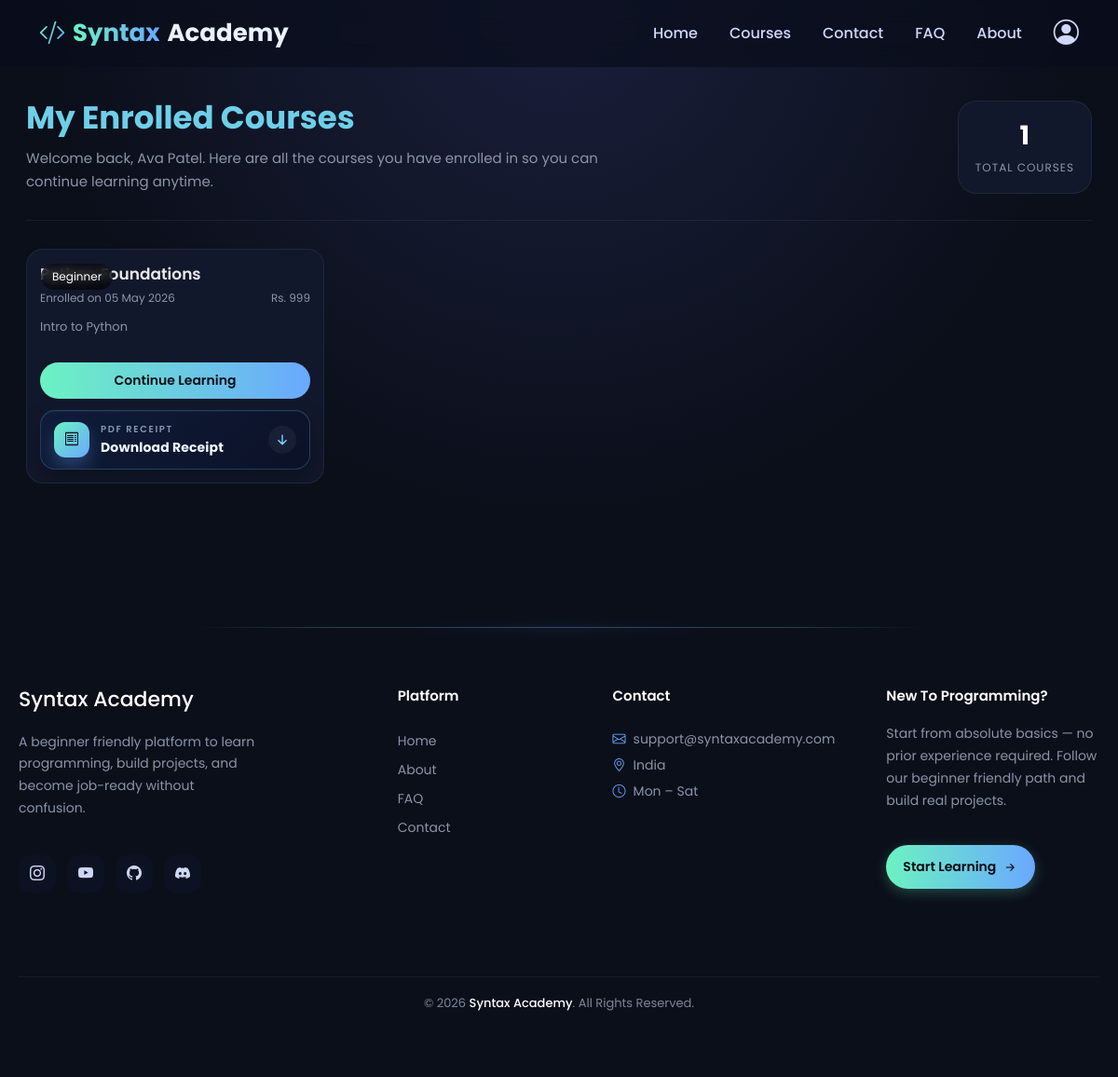
Page /my-enrolls/ (signed in) on the committed database.
### app1/models.py (models this page shows, shortened)
class Registration(models.Model):
    LEVEL_CHOICES = [
        ('beginner', 'Beginner'),
        ('intermediate', 'Intermediate'),
        ('advanced', 'Advanced'),
        ('pro', 'Pro Developer'),
    ]
    name = models.CharField(max_length=100)
    email = models.EmailField()
    mobile = models.IntegerField()
    password = models.CharField(max_length=10)
    otp = models.CharField(max_length=6, null=True, blank=True)
    otp_created_at = models.DateTimeField(null=True, blank=True)
    level = models.CharField(max_length=20,choices=LEVEL_CHOICES,default='beginner')

class Enrollment(models.Model):
    user = models.ForeignKey(Registration, on_delete=models.CASCADE)
    course = models.ForeignKey(Course, on_delete=models.CASCADE)
    enrolled_at = models.DateTimeField(auto_now_add=True)
    class Meta:
        unique_together = ('user','course')

class Course(models.Model):
    LEVEL_CHOICES = [
        ('beginner','Beginner'),
        ('intermediate','Intermediate'),
        ('advanced','Advanced'),
    ]
    name = models.CharField(max_length=120)
    description = models.TextField()
    thumbnail = models.ImageField(upload_to="courses/", null=True, blank=True)
    level = models.CharField(max_length=20, choices=LEVEL_CHOICES, default='beginner')
    duration_weeks = models.IntegerField(default=4)
    price = models.IntegerField(default=999)
    is_featured = models.BooleanField(default=False)
    is_active = models.BooleanField(default=True)
    created_at = models.DateTimeField(auto_now_add=True)

### app1/views.py (the view)
# urls.py: path('my-enrolls/', my_enrolls, name='my_enrolls'),
def my_enrolls(request):
    if 'login' not in request.session:
        return redirect('login')
    email = request.session['login']
    user = Registration.objects.get(email=email)
    enrolled_courses = Enrollment.objects.filter(user=user).select_related('course').order_by('-enrolled_at')
    for enroll in enrolled_courses:
        enroll.payment = Payment.objects.filter(
            user=user,
            course=enroll.course
        ).first()
    context = {
        'user': user,
        'enrolled_courses': enrolled_courses,
        'login': True
    }
    return render(request, 'enroll_courses.html', context)

### app1/templates/enroll_courses.html (shortened to what this page needs)
{% extends "base.html" %}
{% load static %}
{% block content %}
<link rel="stylesheet" href="{% static 'css/profile.css' %}">
<div class="profile-wrapper">
    <div class="enroll-page-hero">
        <div class="enroll-page-copy">
            <h1>My Enrolled Courses</h1>
            <p>
                Welcome back, {{ user.name }}. Here are all the courses you have enrolled in so you can continue learning anytime.
            </p>
        </div>
        <div class="enroll-count-badge">
            <strong>{{ enrolled_courses|length }}</strong>
            <span>Total Courses</span>
        </div>
    </div>
    <div class="section">
        {% if enrolled_courses %}
        <div class="enrolled-grid">
            {% for enroll in enrolled_courses %}
            <div class="course-card">
                <span class="level-badge">
                    {{ enroll.course.get_level_display }}
                </span>
                <div class="course-body">
                    <div class="course-title">{{ enroll.course.name }}</div>
                    <div class="enroll-meta">
                        <span>Enrolled on {{ enroll.enrolled_at|date:"d M Y" }}</span>
                        <span>Rs. {{ enroll.course.price }}</span>
                    </div>
                    <div class="course-desc">
                        {{ enroll.course.description|truncatewords:18 }}
                    </div>
                    <a href="{% url 'courses' enroll.course.id %}" class="start-btn">
                        Continue Learning
                    </a>
                    {% if enroll.payment %}
                    <a href="{% url 'payment_receipt' enroll.payment.id %}" class="download-receipt-btn">
                        <span class="receipt-btn-icon">
                            <i class="bi bi-receipt"></i>
                        </span>
                        <span class="receipt-btn-text">Download Receipt</span>
                        <span class="receipt-btn-arrow">
                            <i class="bi bi-arrow-down-short"></i>
                        </span>
                    </a>
                    {% endif %}
                </div>
            </div>
            {% endfor %}
        </div>
        {% endif %}
    </div>
</div>
{% endblock %}

### app1/static/css/style.css (style rules this page uses)
:root { --bg:#0b0f1a; --card:#12182b; --primary:#6cf2c2; --secondary:#6aa8ff; --text:#eaeaea; --header-h:72px; }
body { font-family: 'Poppins', sans-serif; background-color: var(--bg); color: var(--text); padding-top:var(--header-h); }
:root { --header-h:72px; }
.course-body { padding:16px; }
.course-title { font-weight:600; font-size:18px; margin-bottom:6px; }
.course-desc { color:#8b95a7; font-size:14px; min-height:40px; }

### app1/static/css/profile.css (style rules this page uses)
:root { --bg:#0b0f1a; --card:#12182b; --border:rgba(255,255,255,.06); --text:#eaeaea; --muted:#8b95a7; --primary:#6cf2c2; --secondary:#6aa8ff; }
body { font-family:'Poppins',sans-serif; color:var(--text); padding-top:78px; background-color:#0a0f18; background-image: radial-gradient(circle at top, #151a32 0%, #10162a 30%, #0a0f18 68%); background-repeat:no-repeat; background-size:100% 520px; }
.profile-wrapper { width:100%; max-width:1360px; margin:auto; padding:28px 28px 64px; }
.section { margin-top:30px; }
.receipt-btn, .download-receipt-btn { margin-top:12px; }
.download-receipt-btn { position:relative; display:flex; align-items:center; gap:12px; width:100%; padding:12px 14px; border-radius:16px; text-decoration:none; color:#eef7ff; background: linear-gradient(135deg,rgba(16,28,58,.96),rgba(11,18,39,.92)); border:1px solid rgba(102,210,255,.22); box-shadow: inset 0 1px 0 rgba(255,255,255,.06), 0 12px 24px rgba(0,0,0,.28); overflow:hidden; transition:transform .28s ease,border-color .28s ease,box-shadow .28s ease,background .28s ease; }
.receipt-btn-icon, .receipt-btn-arrow { display:inline-flex; align-items:center; justify-content:center; flex:0 0 auto; }
.receipt-btn-icon { width:38px; height:38px; border-radius:12px; background:linear-gradient(135deg,#6cf2c2,#6aa8ff); color:#071018; box-shadow:0 10px 18px rgba(106,168,255,.28); font-size:16px; }
.receipt-btn-text { flex:1; font-size:14px; font-weight:700; letter-spacing:.01em; }
.receipt-btn-text::before { content:"PDF Receipt"; display:block; margin-bottom:2px; font-size:10px; font-weight:600; letter-spacing:.16em; text-transform:uppercase; color:rgba(205,230,255,.62); }
.receipt-btn-arrow { width:30px; height:30px; border-radius:999px; background:rgba(255,255,255,.05); color:#7fdfff; font-size:22px; transition:transform .28s ease,background .28s ease,color .28s ease; }
.enrolled-grid { display:grid; grid-template-columns:repeat(auto-fill, minmax(280px, 320px)); gap:22px; margin-top:16px; justify-content:start; }
.course-card { background:var(--card); border-radius:18px; overflow:hidden; border:1px solid var(--border); transition:.3s; position:relative; }
.course-body { padding:14px; }
.level-badge { position:absolute; top:15px; left:15px; background:rgba(0,0,0,.6); color:#fff; font-size:12px; padding:5px 12px; border-radius:999px; backdrop-filter:blur(6px); }
.course-title { font-size:17px; font-weight:600; margin-bottom:4px; }
.course-desc { font-size:13px; color:var(--muted); margin-bottom:8px; }
.start-btn { display:block; text-align:center; padding:9px; border-radius:999px; font-size:14px; font-weight:600; background:linear-gradient(90deg,var(--primary),var(--secondary)); color:#071018; text-decoration:none; transition:.25s; }

### app1/templates/enroll_courses.html (style rules this page uses)
body { background-color:#0b0f1a; background-image: radial-gradient(circle at top, #1a1f3c 0%, #0b0f1a 68%); background-repeat:no-repeat; background-size:100% 540px; }
.enroll-page-hero { display:flex; justify-content:space-between; align-items:flex-end; gap:24px; padding-bottom:28px; border-bottom:1px solid var(--border); }
.enroll-page-copy h1 { margin:0 0 10px; font-size:34px; font-weight:700; color:#6fcfe8; }
.enroll-page-copy p { margin:0; max-width:650px; color:var(--muted); font-size:15px; line-height:1.7; }
.enroll-count-badge { min-width:120px; padding:16px 18px; border-radius:20px; text-align:center; background:var(--card); border:1px solid var(--border); }
.enroll-count-badge strong { display:block; font-size:28px; color:#fff; }
.enroll-count-badge span { font-size:12px; letter-spacing:1px; text-transform:uppercase; color:var(--muted); }
.enroll-meta { display:flex; justify-content:space-between; gap:12px; margin-bottom:12px; color:var(--muted); font-size:12px; }

### rows in the picture
Registration: name "Ava Patel"
Enrollment: course.level "Beginner", course.name "Python Foundations", enrolled_at "05 May 2026", course.price "999", course.description "Intro to Python", shows "Download Receipt"

### other values in the picture
{{ enrolled_courses|length }} "1"
